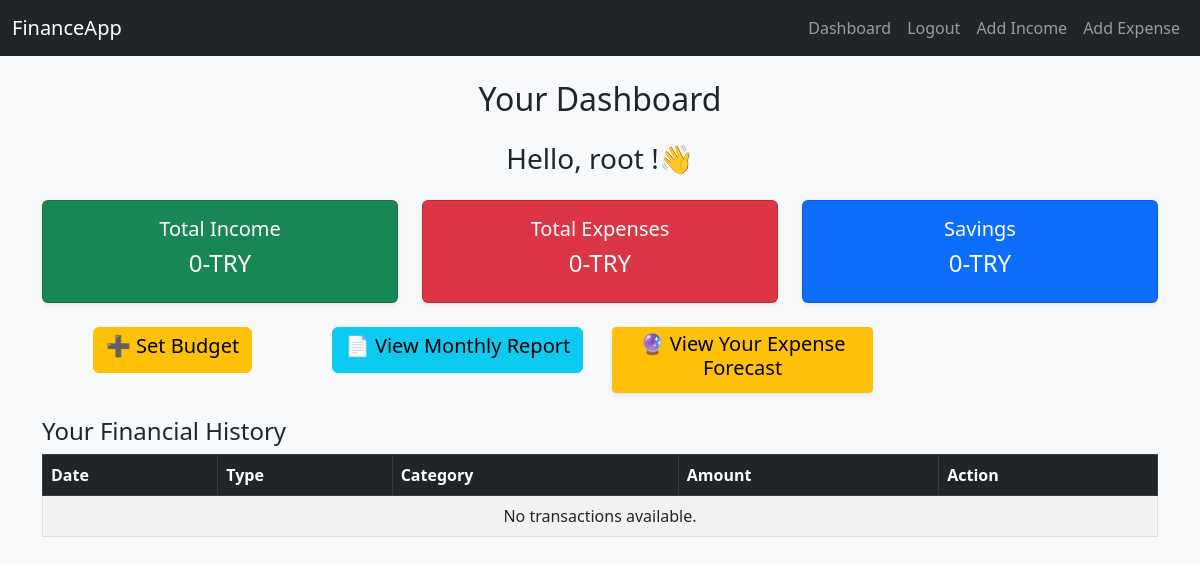
Page /dashboard/ (signed in) on the earlier database version.
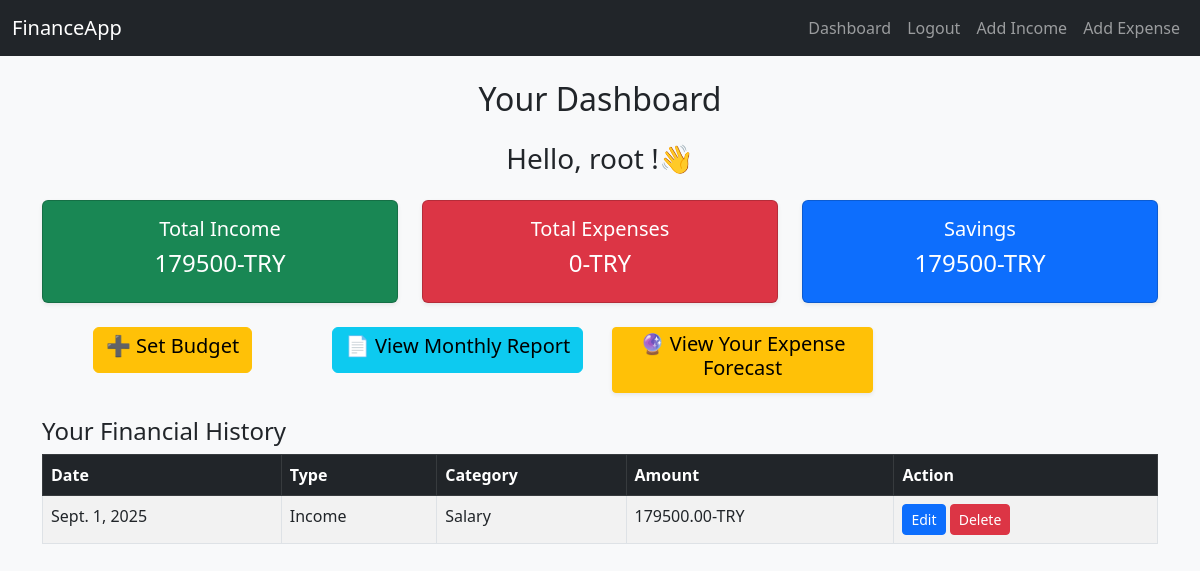
Same page on the later database version.
### finance/models.py (models this page shows, shortened)
class Transaction(models.Model):
    TRANSACTION_TYPES = [
        ('Income', 'Income'),
        ('Expense', 'Expense'),
    ]
    user = models.ForeignKey(User, on_delete=models.CASCADE)
    transaction_type = models.CharField(max_length=10, choices=TRANSACTION_TYPES)
    amount = models.DecimalField(max_digits=10, decimal_places=2)
    category = models.ForeignKey(Category, on_delete=models.PROTECT)
    date = models.DateField()

class Category(models.Model):
    TRANSACTION_TYPES = [
        ('Income', 'Income'),
        ('Expense', 'Expense'),
    ]
    user = models.ForeignKey(User, on_delete=models.CASCADE)
    name = models.CharField(max_length=100)
    transaction_type = models.CharField(max_length=10, choices=TRANSACTION_TYPES)
    def __str__(self):
        return self.name
    class Meta:
        unique_together = ('user', 'name', 'transaction_type')
        verbose_name_plural = "Categories"

### finance/views.py (the view)
# urls.py: path('dashboard/', views.dashboard, name='dashboard'),
@login_required
def dashboard(request):
     transactions = Transaction.objects.filter(user=request.user).order_by('-date')
     total_income = Transaction.objects.filter(user=request.user, transaction_type__iexact='Income').aggregate(Sum('amount'))['amount__sum'] or 0
     total_expense = Transaction.objects.filter(user=request.user, transaction_type__iexact='Expense').aggregate(Sum('amount'))['amount__sum'] or 0
     total_savings =abs(total_income - total_expense)
     return render(request, 'finance/dashboard.html', {
        'transactions': transactions,
        'total_income': total_income,
        'total_expense': total_expense,
        'total_savings': total_savings,
    })

### finance/templates/finance/dashboard.html (shortened to what this page needs)
{% extends 'finance/base.html' %}
{% block content %}
<h2 class="text-center mb-4">Your Dashboard</h2>
<h3 class="text-center mb-4">Hello, {{ user.username }} !👋</h3>
<div class="row text-center mb-4">
  <div class="col-md-4">
    <div class="card bg-success text-white shadow-sm">
      <div class="card-body">
        <h5>Total Income</h5>
        <h4>{{ total_income }}-TRY</h4>
      </div>
    </div>
  </div>
  <div class="col-md-4">
    <div class="card bg-danger text-white shadow-sm">
      <div class="card-body">
        <h5>Total Expenses</h5>
        <h4>{{ total_expense }}-TRY</h4>
      </div>
    </div>
  </div>
  <div class="col-md-4">
    <div class="card bg-primary text-white shadow-sm">
      <div class="card-body">
        <h5>Savings</h5>
        <h4>{{ total_savings }}-TRY</h4>
      </div>
    </div>
  </div>
</div>
<div class="row text-center mb-4">
  <div class="col-md-3">
    <a href="{% url 'add_budget' %}" class="btn btn-warning"><h5>➕ Set Budget</h5></a>
  </div>
  <div class="col-md-3">
    <a href="{% url 'report' %}" class="btn btn-info"><h5>📄 View Monthly Report</h5></a>
  </div>
  <div class="col-md-3">
    <a href="{% url 'forecast' %}" class="btn btn-warning btn-sm shadow-sm">
        <h5>🔮 View Your Expense Forecast</h5>
    </a>
  </div>
</div>
<h4 class="mt-4">Your Financial History</h4>
<table class="table table-bordered table-striped mt-2">
    <thead class="table-dark">
        <tr>
            <th>Date</th>
            <th>Type</th>
            <th>Category</th>
            <th>Amount</th>
            <th>Action</th>
        </tr>
    </thead>
    <tbody>
        {% for t in transactions %}
        <tr>
            <td>{{ t.date }}</td>
            <td>{{ t.transaction_type }}</td>
            <td>{{ t.category }}</td>
            <td>{{ t.amount }}-TRY</td>
            <td>
                <a href="{% url 'edit_transaction' t.id %}" class="btn btn-sm btn-primary">Edit</a>
                <a href="{% url 'delete_transaction' t.id %}" class="btn btn-sm btn-danger"
                   onclick="return confirm('Are you sure you want to delete this transaction?');"> Delete </a>
            </td>
        </tr>
        {% empty %}
        <tr><td colspan="5" class="text-center">No transactions available.</td></tr>
        {% endfor %}
    </tbody>
</table>
{% endblock %}

### finance/templates/finance/base.html (shortened to what this page needs)
<!DOCTYPE html>
<html lang="en">
<head>
    <link href="https://cdn.jsdelivr.net/npm/bootstrap@5.3.0/dist/css/bootstrap.min.css" rel="stylesheet">
</head>
<body class="bg-light">
    <nav class="navbar navbar-expand-lg navbar-dark bg-dark">
        <div class="container-fluid">
            <a class="navbar-brand" href="/">FinanceApp</a>
            <div class="collapse navbar-collapse">
             <ul class="navbar-nav ms-auto mb-2 mb-lg-0">
              {% if user.is_authenticated %}
              <li class="nav-item"><a class="nav-link" href="{% url 'dashboard' %}">Dashboard</a></li>
              <li class="nav-item"><a class="nav-link" href="{% url 'logout' %}">Logout</a></li>
              <li class="nav-item"><a class="nav-link" href="{% url 'add_income' %}">Add Income</a></li>
              <li class="nav-item"><a class="nav-link" href="{% url 'add_expense' %}">Add Expense</a></li>
              {% else %}
              <li class="nav-item"><a class="nav-link" href="{% url 'login' %}">Login</a></li>
              <li class="nav-item"><a class="nav-link" href="{% url 'register' %}">Register</a></li>
              {% endif %}
             </ul>
            </div>
         </div>
    </nav>
    <div class="container mt-4">
        {% block content %}{% endblock %}
    </div>
</body>
</html>

Differences in the rows shown:
added Transaction: date "Sept. 1, 2025", transaction_type "Income", category "Salary", amount "179500.00"
Other differences:
{{ total_income }}: "0" → "179500"
{{ total_savings }}: "0" → "179500"
text no longer shown: "No transactions available."
